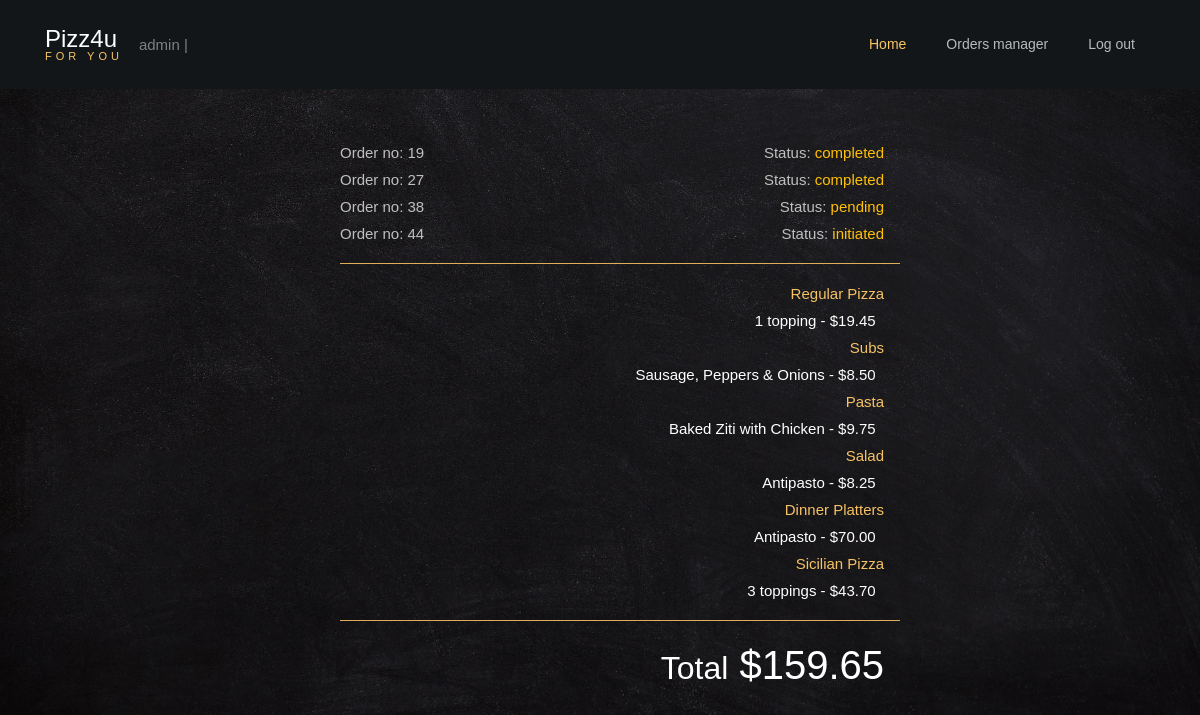
Screenshot of /my_orders/19 (signed in) with the database file from the repository.
### orders/models.py (models this page shows, shortened)
class User_order(models.Model):
    user=models.ForeignKey(User,on_delete=models.CASCADE)
    order_number=models.IntegerField()
    topping_allowance=models.IntegerField(default=0)
    status=models.CharField(max_length=64,default='initiated')

class Order2(models.Model):
    user=models.ForeignKey(User,on_delete=models.CASCADE)
    number=models.IntegerField()
    category=models.CharField(max_length=64,null=True)
    name=models.CharField(max_length=64)
    price=models.DecimalField(max_digits=4,decimal_places=2)
    def __str__(self):
        return f"{self.name} - ${self.price} "

### orders/views.py (the view)
# urls.py: path("my_orders/<str:order_number>", views.my_orders, name="my_orders"),
def my_orders(request,order_number):
    context = {
        "Checkout":Order2.objects.filter(user=request.user,number=order_number),
        "Checkout_category":Order2.objects.filter(user=request.user,number=order_number).values_list('category').distinct(),
        "Total":list(Order2.objects.filter(user=request.user,number=order_number).aggregate(Sum('price')).values())[0],
        "user":request.user,
        "Category": Category.objects.all(),
        "Order_number":order_number,
        "All_orders":User_order.objects.filter(user=request.user),
        "Status":User_order.objects.get(user=request.user,order_number=order_number).status
    }
    return render(request,"my_orders.html",context)

### orders/templates/my_orders.html (shortened to what this page needs)
<!DOCTYPE html>
<html lang="en">
  <head>
	{% load static %}
	<link rel="stylesheet" type="text/css" href="{% static 'styles.css' %}">
	<link rel="stylesheet" type="text/css" href="{% static 'style.css' %}">
    <link rel="stylesheet" type="text/css" href="https://cdnjs.cloudflare.com/ajax/libs/open-iconic/1.1.1/font/css/open-iconic-bootstrap.min.css">
    <link rel="stylesheet" type="text/css" href="{% static 'animate.css' %}">
    <link rel="stylesheet" type="text/css" href="https://cdn.jsdelivr.net/npm/owlcarousel@1.3.3/owl-carousel/owl.carousel.min.css">
    <link rel="stylesheet" type="text/css" href="https://cdn.jsdelivr.net/npm/magnific-popup@1.1.0/dist/magnific-popup.css">
    <link rel="stylesheet" type="text/css" href="https://unpkg.com/aos@2.3.1/dist/aos.css">
    <link rel="stylesheet" type="text/css" href="https://cdn.jsdelivr.net/npm/ionicons@4.4.6/dist/css/ionicons.min.css">
    <link rel="stylesheet" type="text/css" href="https://cdn.jsdelivr.net/npm/bootstrap-datepicker@1.8.0/dist/js/bootstrap-datepicker.min.js">
    <link rel="stylesheet" type="text/css" href="https://cdn.jsdelivr.net/npm/jquery-timepicker@1.3.3/jquery.timepicker.css">
  </head>
  <body style="background: url({% static 'bg_4.jpg' %}) no-repeat fixed; background-size: cover;">
	{% if Category %}
  	<nav class="navbar navbar-expand-lg navbar-dark ftco_navbar bg-dark ftco-navbar-light" id="ftco-navbar">
	    <div class="container">
		    <a class="navbar-brand" href="{% url 'index' %}"></span>Pizz4u<br><small>for you</small></a>
			{{user.username}} |
            {% if user.is_superuser %}
				<div class="collapse navbar-collapse" id="ftco-nav">
					<ul class="navbar-nav ml-auto">
						<li class="nav-item active"><a href="{% url 'index' %}" class="nav-link">Home</a></li>
						<li class="nav-item"><a href="{% url 'orders_manager' user Order_number %}" class="nav-link">Orders manager</a></li>
						<li class="nav-item"><a href="{% url 'logout' %}" class="nav-link">Log out</a></li>
					</ul>
				</div>
			{% endif %}
		</div>
    </nav>
    {% endif %}
    <section class="ftco-about d-md-flex">
        <div id='my_orders_container' style="background-color: transparent!important;" class='w-50 mx-auto'>
            <div class=' text-left pr-3'>
                <ul >
                    {% for number in All_orders%}
                    <a href="{% url 'my_orders' number.order_number %}"><li ><span>Order no: {{number.order_number}}</span><span class='float-right'>Status: <span class='text-warning'>{{number.status}}</span></span></li></a>
                    {% endfor %}
                </ul>
            </div>
            <ul>
                <hr style="background-color: #f7c264;">
                {% for check_cat in Checkout_category %}
                    <li class='text-right pr-3' style="color: #f7c264;">{{check_cat|cut:"("|cut:")"|cut:","|cut:"'"}}</li>
                    {% for row in Checkout %}
                    {% if row.category == check_cat|cut:"("|cut:")"|cut:","|cut:"'"  %}
                    <li class='pr-3 text-right'>{{row}}&nbsp;</li>
                    {% endif %}
                    {% endfor %}
                {% endfor %}
                <hr style="background-color: #f7c264;">
                <li class='text-right pr-3 ' style="color: #f7c264;"><h1><small class='text-white'>Total</small> ${{Total|floatformat:2}}</h1></li>
            </ul>
        </div>
    </section>
  </body>
</html>

### orders/static/styles.css (style rules this page uses)
li { list-style-type: none; }
#my_orders_container { background-color: rgba(0, 0, 0, 0.9); color: white; }

### rows the page displays
User_order: order_number "19", status "completed"
User_order: order_number "27", status "completed"
User_order: order_number "38", status "pending"
User_order: order_number "44", status "initiated"
Order2: name+price "1 topping - $19.45"
Order2: name+price "Sausage, Peppers & Onions - $8.50"
Order2: name+price "Baked Ziti with Chicken - $9.75"
Order2: name+price "Antipasto - $8.25"
Order2: name+price "Antipasto - $70.00"
Order2: name+price "3 toppings - $43.70"

### other values shown
{{ user.username }} "admin"
{{ check_cat|cut:"("|cut:")"|cut:","|cut:"'" }} "Regular Pizza" "Subs" "Pasta" "Salad" "Dinner Platters" "Sicilian Pizza"
{{ Total|floatformat:2 }} "159.65"
